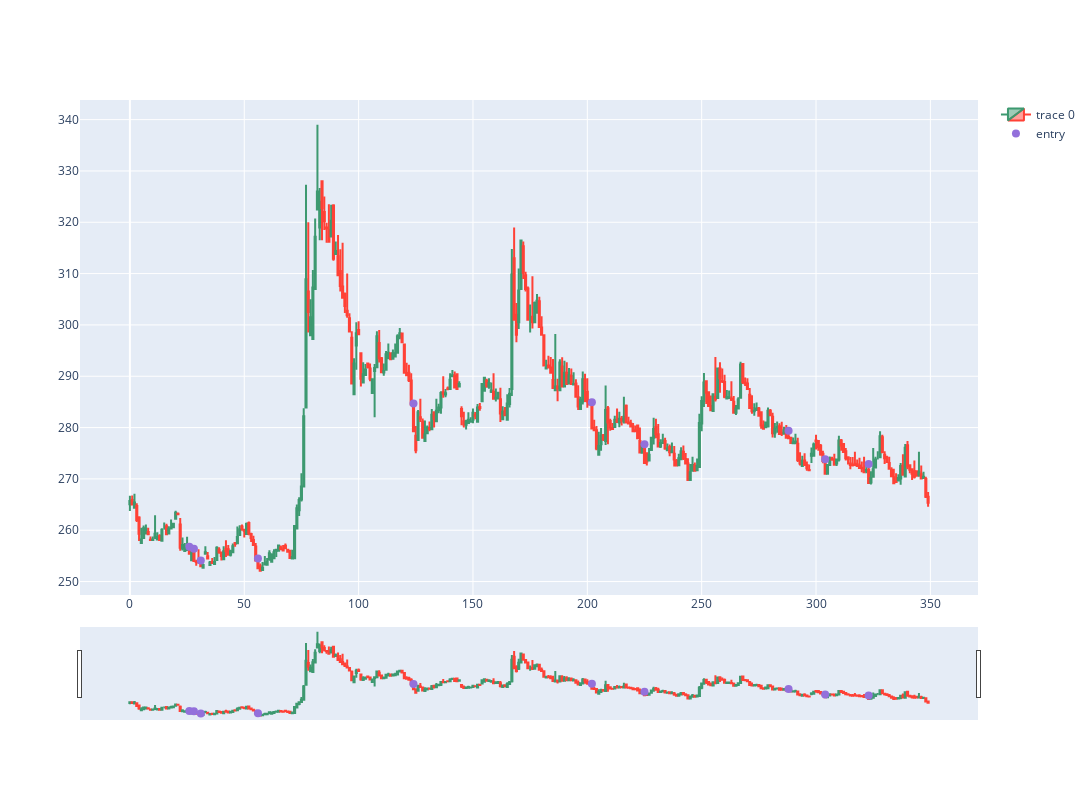

The notebook cell saved with this chart:
### Code cell
import plotly.graph_objects as go
from plotly.subplots import make_subplots
from datetime import datetime
st=0
dfpl = df[st:st+350]
# Create a plot with 2 rows
fig = make_subplots(rows=1, cols=1)

# Add candlestick plot on the first row
fig.add_trace(go.Candlestick(x=dfpl.index,
                             open=dfpl['Open'],
                             high=dfpl['High'],
                             low=dfpl['Low'],
                             close=dfpl['Close']),
              row=1, col=1)

# Add markers for trade entry points on the same subplot
fig.add_trace(go.Scatter(x=dfpl.index, y=dfpl['pointpos'], mode="markers",
                         marker=dict(size=8, color="MediumPurple"),
                         name="entry"),
              row=1, col=1)

fig.update_layout(width=1200, height=800, sliders=[])
fig.show()

### Figure 1 — Plotly figure (JSON) as saved in the notebook; plotly's stock layout.template omitted (floating-point values rounded to 4 significant figures; data arrays with more than 128 entries replaced by an {"elided": "..."} marker saying what was removed)
{"data": [{"close": {"elided": "350 float values"}, "high": {"elided": "350 float values"}, "low": {"elided": "350 float values"}, "open": {"elided": "350 float values"}, "type": "candlestick", "x": {"elided": "350 int values"}, "xaxis": "x", "yaxis": "y"}, {"marker": {"color": "MediumPurple", "size": 8}, "mode": "markers", "name": "entry", "type": "scatter", "x": {"elided": "350 int values"}, "xaxis": "x", "y": {"elided": "350 float values"}, "yaxis": "y"}], "layout": {"height": 800, "width": 1200, "xaxis": {"anchor": "y", "domain": [0, 1]}, "yaxis": {"anchor": "x", "domain": [0, 1]}}}
